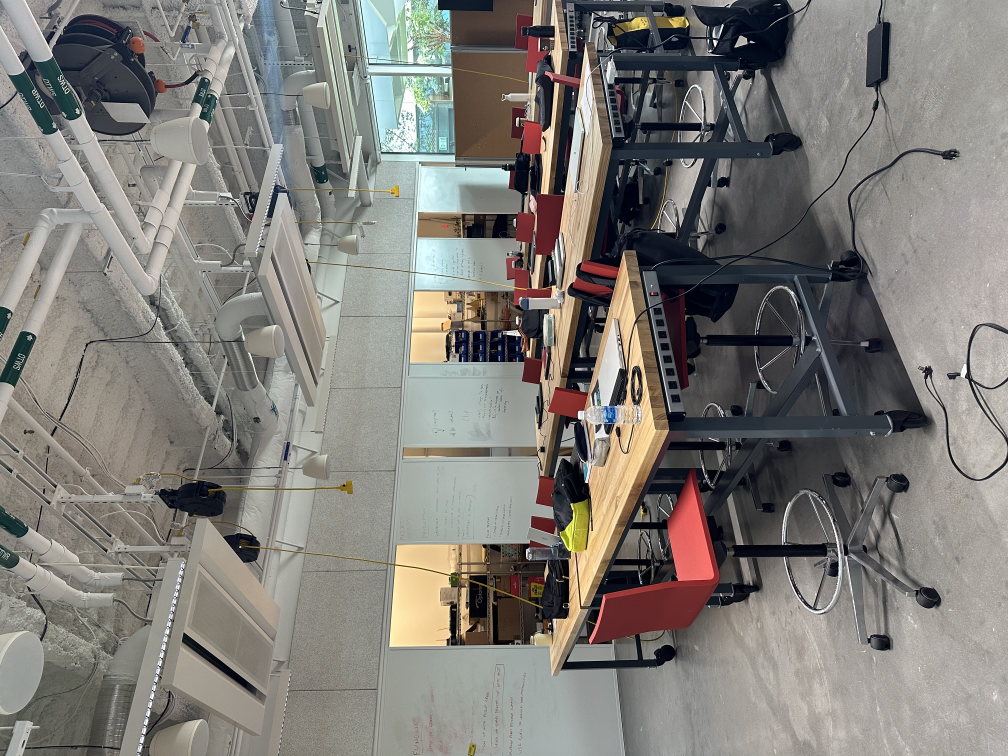
#> input picture day_1/notebooks/example_data/IMG_5959.jpg, 4032 x 3024 px (shown at 1/4 size); its folder holds only this picture in this run
$ jupyter execute --allow-errors Images_to_CSV.ipynb
#> lines starting #> are read from the running program, lines starting #| are printed output that depends on the picture
<a href="https://colab.research.google.com/github/brian-ho/mde-preterm-2024/blob/main/day_1/notebooks/Images_to_CSV.ipynb" target="_parent"></a>

# Images to CSV: extracting GPS and color information from photos

```
2024 MDE Preterm
Brian Ho - brian@brian-ho.io
Jenny Fan - me@jennyfan.com
```

A short notebook you can use to get [EXIF metadata](https://en.wikipedia.org/wiki/Exif) and color frequency from photos.

- When run in Colab, inputs can be images saved in your Google Drive account
- When run locally, inputs are images your local environment
- Saves a CSV file with the information

For each image, write the following to a column in the CSV file:

- GPS location information: `latitude`, `longitude`, and `altitude`
- The `date` the image was taken
- The top 10 most common `color`s in each image, as hex values
- The `colors_count` is a corresponding array with the number of pixels for each color
- The `red`, `green`, `blue` values for each color as corresponding arrays
- The `image_width` in pixels
- The `image_height` in pixels

[cell 1]
# Let's import our dependencies.
import os
from PIL import Image
from PIL.ExifTags import TAGS, GPSTAGS, IFD
import pandas as pd
from pathlib import Path
from datetime import datetime

[cell 2]
# This gives us a set of image file extensions so we can identify the right files
IMAGE_FILE_EXTENSIONS = {
    ex.lower() for ex, f in Image.registered_extensions().items() if f in Image.OPEN
}

[cell 3]
# When running on Colab, we can connect to a Google Drive folder
from google.colab import drive

drive.mount("/content/drive")

[cell 4]
# Update the text in quotes with the path to your image data on Google Drive
# This will probably be something like: "/content/drive/MyDrive/path/to/folder"
# Don't forget to run this cell!
directory = "example_data"

[cell 5]
GPS_LAT_REF = "GPSLatitudeRef"
GPS_LAT = "GPSLatitude"
GPS_LNG_REF = "GPSLongitudeRef"
GPS_LNG = "GPSLongitude"
GPS_ALT_REF = "GPSAltitudeRef"
GPS_ALT = "GPSAltitude"
DATE_TIME = "DateTime"


def get_exif_info(img):
    """Extracts desired EXIF information from an image."""

    # Get the EXIF metadata
    img_exif = img.getexif()

    try:
        gps_ifd = img_exif.get_ifd(IFD.GPSInfo)
        gps_info = {GPSTAGS.get(tag, tag): value for tag, value in gps_ifd.items()}
        other_info = {TAGS.get(tag, tag): value for tag, value in img_exif.items()}

        exif_info = {**gps_info, **other_info}

        for attr in (
            GPS_LAT_REF,
            GPS_LAT,
            GPS_LNG_REF,
            GPS_LNG,
            GPS_ALT_REF,
            GPS_ALT,
            DATE_TIME,
        ):
            exif_info.setdefault(attr, None)

        return exif_info

    except KeyError:
        return None


def parse_degrees_to_decimals(degrees, reference):
    """Transforms angular degrees into decimal degrees."""

    if not degrees or not reference:
        return None

    if isinstance(reference, bytes):
        ref_from_bytes = int.from_bytes(reference, byteorder="big")
        sign = -1.0 if ref_from_bytes == 1 else 1.0
        return degrees * sign
    else:
        sign = -1.0 if reference in ("S", "W") else 1.0
        decimals = degrees[0] + degrees[1] / 60 + (degrees[2] / (60.0 * 60.0))
        return decimals * sign


def parse_date(exif_date):
    """Parses GPS data string to a date object."""

    if not exif_date:
        return None

    return datetime.strptime(exif_date, "%Y:%m:%d %H:%M:%S")


def parse_exif_info(exif_info):
    """Gets decimal latitude, longitude, and altitude from GPS metadata."""

    if not exif_info:
        return {"latitude": None, "longitude": None, "altitude": None, "date": None}

    else:
        return {
            "latitude": parse_degrees_to_decimals(
                exif_info[GPS_LAT], exif_info[GPS_LAT_REF]
            ),
            "longitude": parse_degrees_to_decimals(
                exif_info[GPS_LNG], exif_info[GPS_LNG_REF]
            ),
            "altitude": parse_degrees_to_decimals(
                exif_info[GPS_ALT], exif_info[GPS_ALT_REF]
            ),
            "date": parse_date(exif_info[DATE_TIME]),
        }


def palette_color_to_rgb(palette, color):
    """Converts an index to an RGB color value from the palette."""
    return palette[color * 3 : color * 3 + 3]


def rgb_to_hex(r, g, b):
    """Converts red, green, and blue values to hex code"""
    return f"#%02x%02x%02x" % (r, g, b)


def get_color_data(img):
    """Gets the 10 most common colors in an image."""
    converted_img = img.convert("P")
    palette = converted_img.getpalette()
    converted_img.thumbnail((100, 100))

    color_counts = converted_img.getcolors()
    color_counts.sort(key=lambda x: x[0], reverse=True)

    color_data = {
        "color_count": [],
        "red": [],
        "green": [],
        "blue": [],
    }

    for i, (k, v) in enumerate(color_counts[:9]):
        r, g, b = palette_color_to_rgb(palette, v)
        color_data["color_count"].append(k)
        color_data["red"].append(r)
        color_data["green"].append(g)
        color_data["blue"].append(b)
        color_data[f"color_{i}"] = rgb_to_hex(r, g, b)

    return color_data


def get_image_data(img_file):
    """Gets decimal latitude, longitude, and altitude from an image file."""

    # Create a PIL Image object
    img = Image.open(img_file)
#> img is the input picture: PIL image 4032x3024 RGB; mean R, G, B 127.5, 124.8, 120

    gps_info = get_exif_info(img)
#> in get_exif_info, `gps_ifd = img_exif.get_ifd(IFD.GPSInfo)`: gps_ifd = 15 items
#> in get_exif_info, `other_info = {TAGS.get(tag, tag): value for tag, value in img_exif.ite..`: other_info = 12 items
#> after the loop in get_exif_info, `for attr in (`: exif_info = 27 items
#> gps_info = 27 items
    color_data = get_color_data(img)
#> in get_color_data, `palette = converted_img.getpalette()`: palette = 678 values, max 255 at index 45, min 0 at index 0, mean 121.9
#> in get_color_data, `converted_img.thumbnail((100, 100))`:
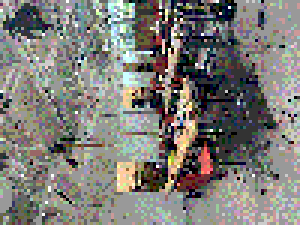
#> converted_img: PIL image 100x75 P (shown 3 times larger); mean R, G, B 126.6, 124.5, 119.6
#> in get_color_data, `color_counts = converted_img.getcolors()`: color_counts = 69 pairs, first value 1 to 1932, second value 0 to 225
#> the loop in get_color_data, `for i, (k, v) in enumerate(color_counts[:9]):` made 9 passes
#> (k, v, r, g, b) on passes 1 to 9: (1932, 139, 153, 153, 153), (701, 96, 102, 102, 102), (625, 53, 51, 51, 51), (374, 103, 153, 153, 102), (293, 182, 204, 204, 204), (262, 140, 204, 153, 153), (245, 0, 0, 0, 0), (244, 145, 153, 204, 153), (238, 97, 153, 102, 102)
#> after the loop in get_color_data, `for i, (k, v) in enumerate(color_counts[:9]):`: color_data = 13 items
#> color_data = 13 items
    return {
        "image_name": img_file.name,
        "image_width": img.width,
        "image_height": img.height,
        **parse_exif_info(gps_info),
        **color_data,
    }

[cell 6]
images_data = []

for filepath in sorted(os.listdir(directory)):
    # This filters out any unsupported non-image files
    if any(filepath.lower().endswith(ext) for ext in IMAGE_FILE_EXTENSIONS):
        gps_data = get_image_data(Path(directory) / filepath)
#> gps_data = 20 items
        images_data.append(gps_data)

[cell 7]
# We are construction a DataFrame from a list of dictionaries
# This is just one of many different ways to create a DataFrame
df = pd.DataFrame(images_data).sort_values("image_name")
#> df = table of 1 rows and 20 columns

# This removes data with empty values! Use with caution.
df = df.dropna(axis=0)

# Save to a file. Feel free to update the path as needed
#> (the rest of this cell did not finish here and is left out)
